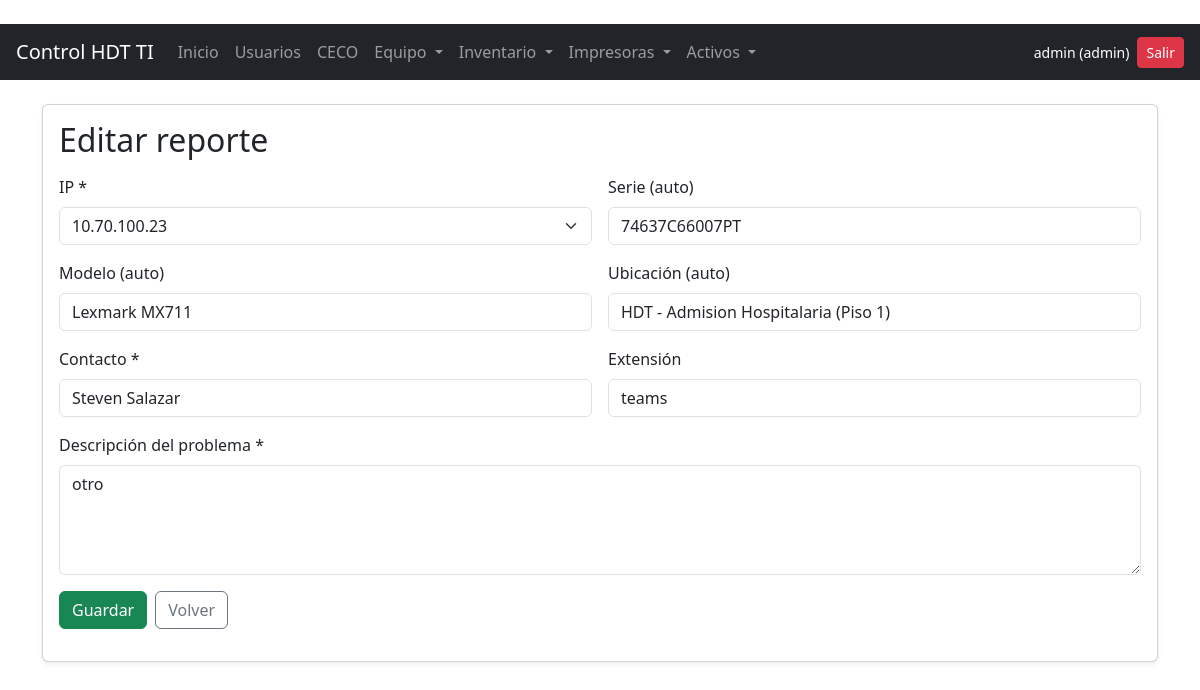
/impresoras/reportes/2/edit (signed in), run on the app's committed database.
### models/models.py (models this page shows, shortened)
class User(db.Model, UserMixin):
    id = db.Column(db.Integer, primary_key=True)
    username = db.Column(db.String(80), unique=True, nullable=False)
    password = db.Column(db.String(200), nullable=False)
    role = db.Column(db.String(20), nullable=False)  # admin | user
    entregas = db.relationship('EntregaEquipo', backref='usuario', lazy=True)
    reportes_impresora = db.relationship('ReporteImpresora', backref='usuario', lazy=True)

class ReporteImpresora(db.Model):
    id = db.Column(db.Integer, primary_key=True)
    user_id = db.Column(db.Integer, db.ForeignKey('user.id'), nullable=False)
    impresora_id = db.Column(db.Integer, db.ForeignKey('impresora.id'), nullable=False)
    ip = db.Column(db.String(50), nullable=False)
    serie = db.Column(db.String(100), nullable=False)
    modelo = db.Column(db.String(100), nullable=False)
    ubicacion = db.Column(db.String(200), nullable=False)
    contacto = db.Column(db.String(150), nullable=False)
    extension = db.Column(db.String(50), nullable=True)
    descripcion = db.Column(db.Text, nullable=False)
    created_at = db.Column(db.DateTime, default=datetime.utcnow)
    impresora = db.relationship("Impresora")

class Impresora(db.Model):
    id = db.Column(db.Integer, primary_key=True)
    ip = db.Column(db.String(50), unique=True, nullable=False)
    serie = db.Column(db.String(100), nullable=False)
    modelo = db.Column(db.String(100), nullable=False)
    ubicacion = db.Column(db.String(200), nullable=False)
    servidor = db.Column(db.String(100), nullable=False)

### routes/impresoras.py (the view, shortened to what this page needs)
@impresoras_bp.route("/reportes/<int:rep_id>/edit", methods=["GET", "POST"])
@login_required
def reportes_edit(rep_id):
    rep = ReporteImpresora.query.get_or_404(rep_id)
    if not can_access_report(rep):
        return "Acceso denegado", 403
    impresoras = Impresora.query.order_by(Impresora.ip.asc()).all()
    return render_template("impresoras/form.html", impresoras=impresoras, reporte=rep, mode="edit")

### app.py (called while the page is built)
@login_manager.user_loader
def load_user(user_id):
    return User.query.get(int(user_id))

### routes/impresoras.py (called while the page is built)
def can_access_report(r: ReporteImpresora) -> bool:
    return current_user.role == "admin" or r.user_id == current_user.id

### templates/impresoras/form.html (shortened to what this page needs)
﻿{% extends "base.html" %}
{% block content %}
<div class="card shadow-sm">
  <div class="card-body">
    <h2 class="mb-3">
      {% if mode == 'edit' %}Editar reporte{% else %}Nuevo reporte{% endif %}
    </h2>
    <form method="post">
      <div class="row g-3">
        <div class="col-md-6">
          <label class="form-label">IP *</label>
          <select class="form-select" id="impSelect" name="impresora_id" required>
            {% for i in impresoras %}
              <option value="{{ i.id }}" {% if reporte and reporte.impresora_id == i.id %}selected{% endif %}>
                {{ i.ip }}
              </option>
            {% endfor %}
          </select>
        </div>
        <div class="col-md-6">
          <label class="form-label">Serie (auto)</label>
          <input class="form-control" id="serie" readonly value="{{ reporte.serie if reporte else '' }}">
        </div>
        <div class="col-md-6">
          <label class="form-label">Modelo (auto)</label>
          <input class="form-control" id="modelo" readonly value="{{ reporte.modelo if reporte else '' }}">
        </div>
        <div class="col-md-6">
          <label class="form-label">Ubicación (auto)</label>
          <input class="form-control" id="ubicacion" readonly value="{{ reporte.ubicacion if reporte else '' }}">
        </div>
        <div class="col-md-6">
          <label class="form-label">Contacto *</label>
          <input class="form-control" name="contacto" required value="{{ reporte.contacto if reporte else '' }}">
        </div>
        <div class="col-md-6">
          <label class="form-label">Extensión</label>
          <input class="form-control" name="extension" value="{{ reporte.extension if reporte and reporte.extension else '' }}">
        </div>
        <div class="col-12">
          <label class="form-label">Descripción del problema *</label>
          <textarea class="form-control" name="descripcion" rows="4" required>{{ reporte.descripcion if reporte else '' }}</textarea>
        </div>
      </div>
      <div class="mt-3 d-flex gap-2">
        <button class="btn btn-success" type="submit">Guardar</button>
        <a href="{{ url_for('impresoras.reportes_list') }}" class="btn btn-outline-secondary">Volver</a>
      </div>
    </form>
  </div>
</div>
{% endblock %}

### templates/base.html (shortened to what this page needs)
<!DOCTYPE html>
<html lang="es">
<head>
    <link href="https://cdn.jsdelivr.net/npm/bootstrap@5.3.3/dist/css/bootstrap.min.css" rel="stylesheet">
</head>
<body>
    <nav class="navbar navbar-expand-lg navbar-dark bg-dark px-3">
        {% if current_user.is_authenticated %}
        {% set home_url = url_for('admin.dashboard') if current_user.role == 'admin' else url_for('user.dashboard') %}
        {% else %}
        {% set home_url = url_for('auth.login') %}
        {% endif %}
        <a class="navbar-brand" href="{{ home_url }}">Control HDT TI</a>
        <div class="collapse navbar-collapse" id="navMain">
            <ul class="navbar-nav me-auto mb-2 mb-lg-0">
                {% if current_user.is_authenticated %}
                <li class="nav-item">
                    <a class="nav-link" href="{{ home_url }}">Inicio</a>
                </li>
                {% if current_user.role == 'admin' %}
                <li class="nav-item">
                    <a class="nav-link" href="{{ url_for('admin.users_list') }}">Usuarios</a>
                </li>
                <li class="nav-item">
                    <a class="nav-link" href="{{ url_for('ceco.list_ceco') }}">CECO</a>
                </li>
                {% endif %}
                <li class="nav-item dropdown">
                    <a class="nav-link dropdown-toggle" href="#" id="navEquipo" role="button" data-bs-toggle="dropdown"
                        aria-expanded="false">
                        Equipo
                    </a>
                </li>
                <li class="nav-item dropdown">
                    <a class="nav-link dropdown-toggle" href="#" id="navInventario" role="button"
                        data-bs-toggle="dropdown" aria-expanded="false">
                        Inventario
                    </a>
                </li>
                <li class="nav-item dropdown">
                    <a class="nav-link dropdown-toggle" href="#" id="navImpresoras" role="button"
                        data-bs-toggle="dropdown" aria-expanded="false">
                        Impresoras
                    </a>
                </li>
<li class="nav-item dropdown">
  <a class="nav-link dropdown-toggle" href="#" id="navActivos" role="button"
     data-bs-toggle="dropdown" aria-expanded="false">
    Activos
  </a>
</li>
                {% endif %}
            </ul>
            <div class="d-flex align-items-center gap-2">
                {% if current_user.is_authenticated %}
                <span class="text-white small">
                    {{ current_user.username }} ({{ current_user.role }})
                </span>
                <a href="{{ url_for('auth.logout') }}" class="btn btn-danger btn-sm">Salir</a>
                {% endif %}
            </div>
        </div>
    </nav>
    <div class="container mt-4">
        {% block content %}{% endblock %}
    </div>
</body>
</html>

### data on the page
User: username "admin", role "admin"
ReporteImpresora: impresora_id "10.70.100.23", serie "74637C66007PT", modelo "Lexmark MX711", ubicacion "HDT - Admision Hospitalaria (Piso 1)", contacto "Steven Salazar", extension "teams", descripcion "otro"
